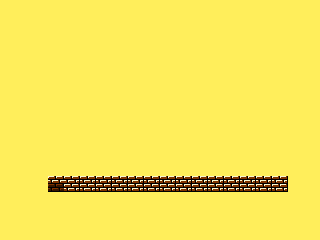

This is a level from a 2D game, rendered from its Tiled map with the project's own tilesets. A one-line summary and the map file follow, with tile-layer data summarised:
An orthogonal 20x15 tile map with 16x16 px tiles, 2 tile layers (Floor, Walls) and 3 objects (2x NPC, entrance).

<map version="1.0" orientation="orthogonal" renderorder="right-down" width="20" height="15" tilewidth="16" tileheight="16" nextobjectid="4">
 <tileset firstgid="1" name="tiles_town" tilewidth="16" tileheight="16" tilecount="64" columns="8">
  <image source="tiles_town.png" width="128" height="128" />
 </tileset>
 <layer name="Floor" width="20" height="15">
  <properties>
   <property name="edgeExitNextEntID" type="int" value="1" />
   <property name="edgeExitNextMapName" value="worldmap.tmx" />
   <property name="tileset" value="tiles_town" />
  </properties>
  <data>[300 cells, 300 non-empty, 2 distinct tile ids]</data>
 </layer>
 <layer name="Walls" width="20" height="15">
  <properties>
   <property name="collidable" value="true" />
   <property name="tileset" value="tiles_town" />
  </properties>
  <data>[300 cells, 14 non-empty, 1 distinct tile ids]</data>
 </layer>
 <objectgroup name="Objects">
  <object id="1" type="NPC" x="112" y="80" width="16" height="16">
   <properties>
    <property name="facing" type="int" value="1" />
    <property name="lineNum" type="int" value="11" />
    <property name="species" type="int" value="2" />
   </properties>
  </object>
  <object id="2" type="NPC" x="144" y="48" width="16" height="16">
   <properties>
    <property name="facing" type="int" value="1" />
    <property name="lineNum" type="int" value="12" />
    <property name="species" type="int" value="4" />
   </properties>
  </object>
  <object id="3" name="0" type="entrance" x="176" y="80" width="16" height="16" />
 </objectgroup>
</map>
